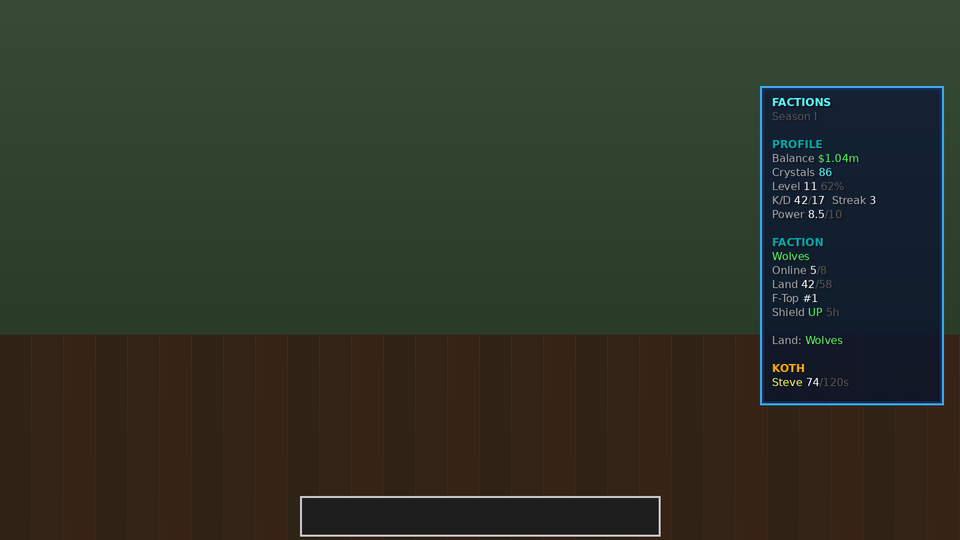
#> input picture docs/factions/hud_sidebar.png, 960 x 540 px, given in place of panel.png, which was not available
$ python preview.py
#> lines starting #> are read from the running program, lines starting #| are printed output that depends on the picture
"""Renders preview pictures of the Factions Core menus (docs/factions/*.png).

It follows the same layout as tools/factions/ui.py, using the real textures
and icons, at a typical 480x270 GUI size. Text uses DejaVu Sans instead of
the Minecraft font, so it is an approximation.

    python3 tools/factions/preview.py
"""
import os
import re
from PIL import Image, ImageDraw, ImageFont

ROOT = os.path.dirname(os.path.dirname(os.path.dirname(os.path.abspath(__file__))))
TEX = os.path.join(ROOT, "packs", "FactionsCore_RP", "textures", "fc", "ui")
OUT = os.path.join(ROOT, "docs", "factions")
SC = 3
GUI_W, GUI_H = 480, 270

COLORS = {"0": (0, 0, 0), "1": (0, 0, 170), "2": (0, 170, 0), "3": (0, 170, 170), "4": (170, 0, 0), "5": (170, 0, 170),
          "6": (255, 170, 0), "7": (170, 170, 170), "8": (85, 85, 85), "9": (85, 85, 255), "a": (85, 255, 85), "b": (85, 255, 255),
          "c": (255, 85, 85), "d": (255, 85, 255), "e": (255, 255, 85), "f": (255, 255, 255), "g": (221, 214, 5)}
FONT = "/usr/share/fonts/truetype/dejavu/DejaVuSans.ttf"
FONT_B = "/usr/share/fonts/truetype/dejavu/DejaVuSans-Bold.ttf"


# [5 lines left out: function font, not called in this run]


def tex(name):
    return Image.open(os.path.join(TEX, name + ".png")).convert("RGBA")


def nine(img, box, name, slice_px):
    t = tex(name)
    x0, y0, x1, y1 = [int(v * SC) for v in box]
    w, h = x1 - x0, y1 - y0
    s = slice_px
    S = s * SC
    tw, th = t.size
    if not s:
        img.alpha_composite(t.resize((w, h), Image.NEAREST), (x0, y0))
        return
    parts = [
        ((0, 0, s, s), (0, 0, S, S)), ((tw - s, 0, tw, s), (w - S, 0, w, S)), ((0, th - s, s, th), (0, h - S, S, h)), ((tw - s, th - s, tw, th), (w - S, h - S, w, h)),
        ((s, 0, tw - s, s), (S, 0, w - S, S)), ((s, th - s, tw - s, th), (S, h - S, w - S, h)), ((0, s, s, th - s), (0, S, S, h - S)),
        ((tw - s, s, tw, th - s), (w - S, S, w, h - S)), ((s, s, tw - s, th - s), (S, S, w - S, h - S)),
    ]
    for src, dst in parts:
        dw, dh = dst[2] - dst[0], dst[3] - dst[1]
        if dw <= 0 or dh <= 0:
            continue
        img.alpha_composite(t.crop(src).resize((dw, dh), Image.NEAREST), (x0 + dst[0], y0 + dst[1]))


# [36 lines left out: functions text, icon, not called in this run]


def background():
    img = Image.new("RGBA", (GUI_W * SC, GUI_H * SC))
    d = ImageDraw.Draw(img)
    for y in range(GUI_H * SC):
        t = y / (GUI_H * SC)
        d.line([(0, y), (GUI_W * SC, y)], fill=(int(110 - 40 * t), int(150 - 50 * t), int(110 - 50 * t), 255))
    for k in range(0, GUI_W * SC, 48):
        d.rectangle((k, GUI_H * SC * 0.62, k + 46, GUI_H * SC), fill=(95 + (k // 48 % 3) * 8, 70, 45, 255))
    dim = Image.new("RGBA", img.size, (0, 0, 0, 128))
    img.alpha_composite(dim)
    return img


def window(img, max_w, max_h):
    w, h = min(GUI_W - 16, max_w), min(GUI_H - 12, max_h)
    x, y = (GUI_W - w) / 2, (GUI_H - h) / 2
    nine(img, (x, y, x + w, y + h), "panel", 8)
    return x + 6, y + 6, w - 12, h - 12


# [5 lines left out: function header, not called in this run]


def button(img, box, label, sub, ic, tex_name="btn", chevron=True, icon_size=22, size=6.5):
    x0, y0, x1, y1 = box
    nine(img, box, tex_name, 4)
    icon(img, ic, (x0 + 4, y0 + (y1 - y0 - icon_size) / 2, icon_size))
    tx = x0 + 4 + icon_size + 5
    if sub:
        text(img, (tx, y0 + (y1 - y0) / 2 - size * 1.3), f"§l{label}§r\n§7{sub}", size)
    else:
        text(img, (tx, y0 + (y1 - y0) / 2 - size * 0.65), f"§l{label}", size)
    if chevron:
        text(img, (x1 - 9, y0 + (y1 - y0) / 2 - 4.5), ">", 7, (115, 210, 255))


def hub():
    img = background()
    x, y, w, h = window(img, 480, 280)
    lw = w * 0.33
    # left column
    img.alpha_composite(tex("logo").resize((58 * SC, 58 * SC), Image.LANCZOS), (int((x + lw / 2 - 29) * SC), int((y + 1) * SC)))
    ry = y + 63
    nine(img, (x, ry, x + lw, y + h), "inner", 4)
    rail = [("FACTIONS", "Dashboard & Stats", "faction"), ("SERVER SHOP", "Buy & Sell Items", "shop"), ("CRATES", "Open Rare Loot", "crate"),
            ("ENCHANTER", "Custom Enchants", "enchant"), ("F-TOP", "Faction Rankings", "ftop"), ("DAILY REWARDS", "Claim Rewards", "daily"),
            ("QUESTS", "Complete Tasks", "quests")]
    by = ry + 5
    for k, (a, b, c) in enumerate(rail):
        if by + 28 > y + h - 2:
            break
        button(img, (x + 4, by, x + lw - 9, by + 27), a, b, c, "btn_hover" if k == 1 else "btn", icon_size=21, size=6)
        by += 28
    nine(img, (x + lw - 6, ry + 4, x + lw - 3, ry + 60), "card_hover", 0)
    # right column
    rx = x + lw + 5
    rw = w - lw - 5
    header(img, rx, y, rw, "MAIN MENU")
    cards = [("PLAYER", "§fSteve", "player"), ("BALANCE", "§a$1.04m", "coin"), ("CRYSTALS", "§b86", "crystal"), ("FACTION", "§aWolves", "faction"),
             ("LEVEL", "§a11", "level"), ("PLAYERS", "§a14 online", "players"), ("WORLD", "§fOverworld", "world"), ("POSITION", "§f800, 1787", "position")]
    cy = y + 26
    cw = rw / 4
    for k, (a, b, c) in enumerate(cards):
        cx = rx + (k % 4) * cw
        yy = cy + (k // 4) * 32
        nine(img, (cx, yy, cx + cw - 3, yy + 29), "card", 4)
        icon(img, c, (cx + 3, yy + 5.5, 18))
        text(img, (cx + 24, yy + 5), f"§l{a}§r\n{b}", 5.6)
    by = cy + 67
    nine(img, (rx, by, rx + rw, y + h), "inner", 4)
    body = ("§lLEVEL 11§r  §a1,234 / 2,010 XP\n" + "§a" + "|" * 26 + "§8" + "|" * 14 + "\n"
            "§aSHIELDED §7drops in 5h 0m\n\n"
            "§b§lWelcome to FACTIONS!\n§fClaim land, fill the treasury and climb the §bF-TOP§f board.\n§fPick a page from the rail on the left.\n\n"
            "§b§lQUICK TIPS\n§f- Sell ores and drops in the §bSERVER SHOP§f for fast cash.\n§f- Place §bOre Crawlers§f and §bSpawners§f to grow F-Top value.")
    text(img, (rx + 6, by + 5), body, 6)
    return img


# [40 lines left out: functions list_screen, hud, not called in this run]


def main():
    os.makedirs(OUT, exist_ok=True)
    for name, fn in (("menu_hub", hub), ("menu_list", list_screen), ("hud_sidebar", hud)):
        img = fn().convert("RGB")
        img = img.resize((img.width * 2 // 3, img.height * 2 // 3), Image.LANCZOS)
        img.save(os.path.join(OUT, name + ".png"))
#> this loop made 1 pass
#> pass 1, in hub, `img = background()`:
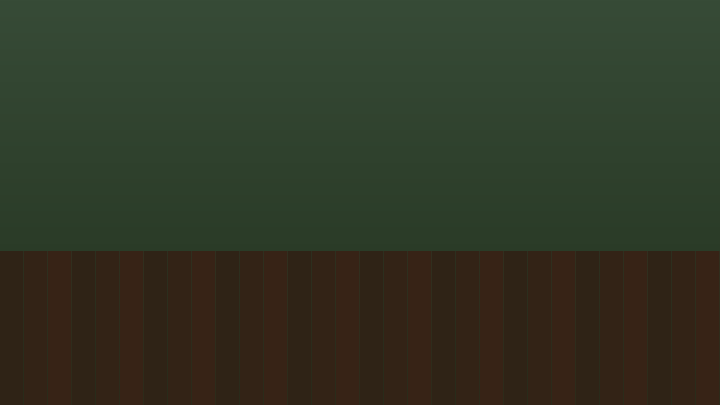
#> img: PIL image 1440x810 RGBA (shown at 1/2 size); mean R, G, B, A 49.2, 54.8, 37.4, 255
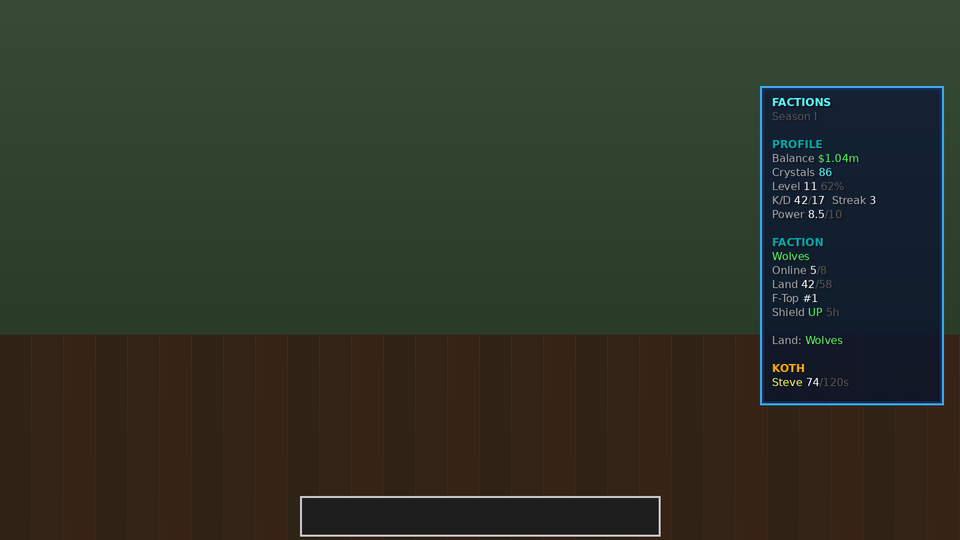
#> input picture docs/factions/hud_sidebar.png, 960 x 540 px, given in place of panel.png, which was not available
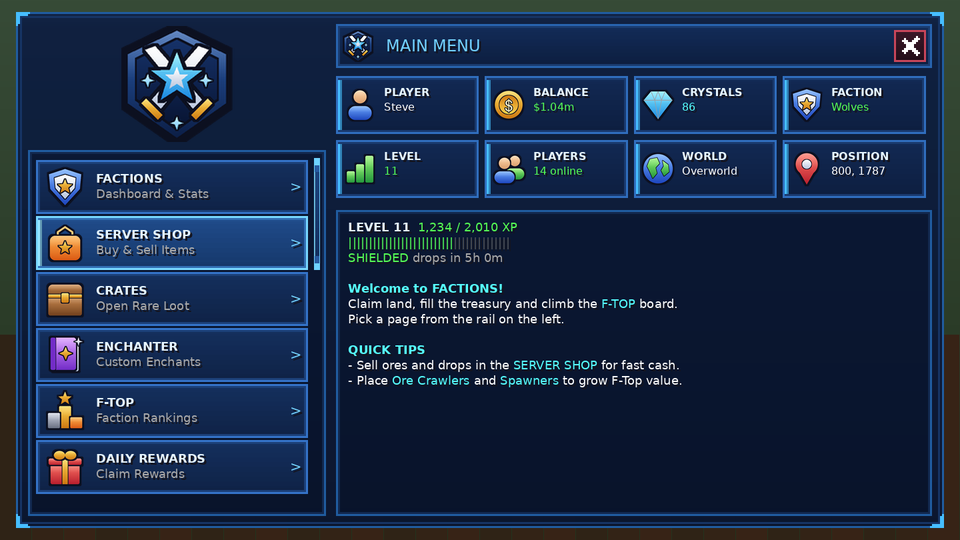
#> input picture docs/factions/menu_hub.png, 960 x 540 px, given in place of logo.png, which was not available
    sheet = Image.new("RGBA", (10 * 72 + 8, 8 * 72 + 8), (14, 26, 54, 255))
    names = sorted(n[:-4] for n in os.listdir(os.path.join(TEX, "icons")))
    for k, n in enumerate(names):
        sheet.alpha_composite(Image.open(os.path.join(TEX, "icons", n + ".png")).convert("RGBA"), (8 + (k % 10) * 72, 8 + (k // 10) * 72))
    sheet.convert("RGB").save(os.path.join(OUT, "icons.png"))
    print("wrote", OUT)


if __name__ == "__main__":
#> (the run stopped early here; a loop or call above may not have finished)
